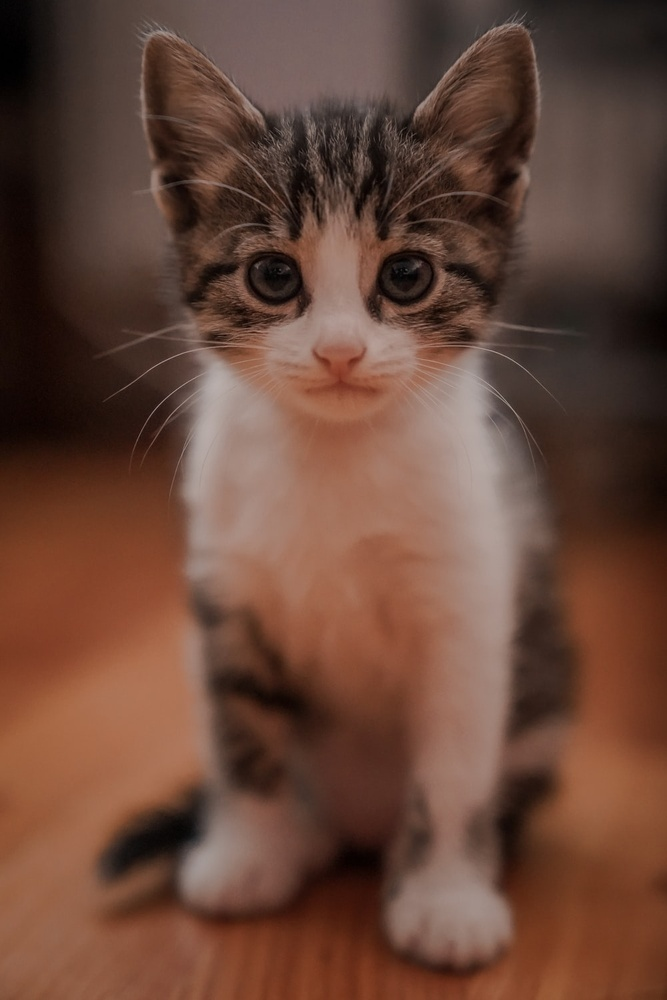
#> input picture photo.jpg, 667 x 1000 px, shrunk from 1000 x 1500 before the run, found by its file name
$ python contours.py
#> lines starting #> are read from the running program, lines starting #| are printed output that depends on the picture; after the words box and inside, x2 and y2 are one past the last pixel; in counts of white or black regions, pixels touching at a corner belong together
import cv2 as cv

img = cv.imread('./opencv/photo.jpg')
#> img is the input picture: shape (1000, 667, 3); mean B, G, R 56.9, 70.7, 104.6
cv.imshow('img', img)

gray = cv.cvtColor(img, cv.COLOR_BGR2GRAY)
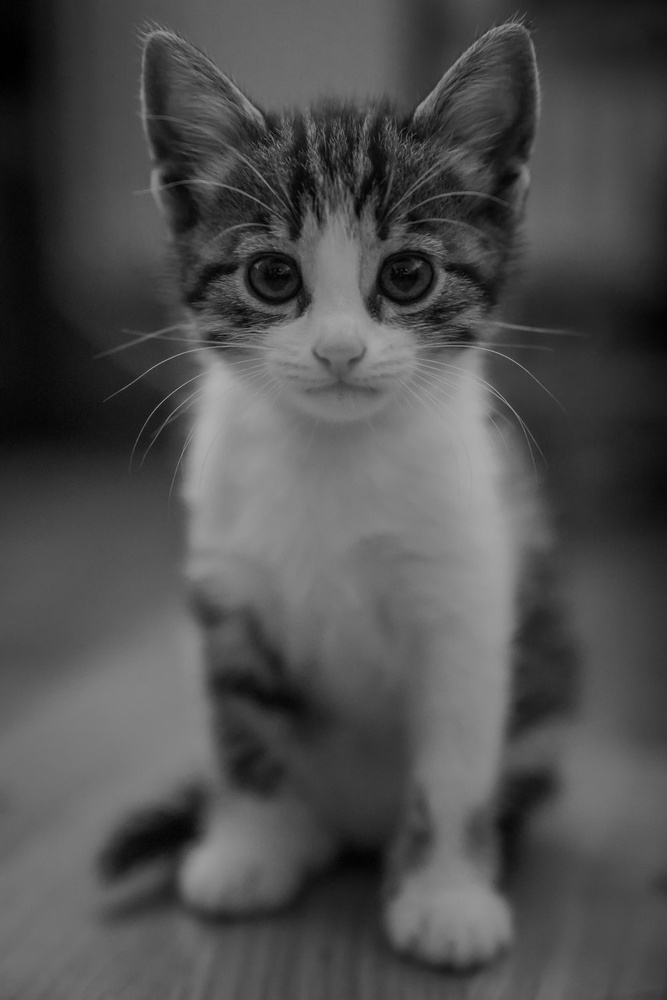
#> gray: shape (1000, 667); min 0, max 178, mean 79.3
cv.imshow('img', gray)

canny = cv.Canny(img, 125, 175)
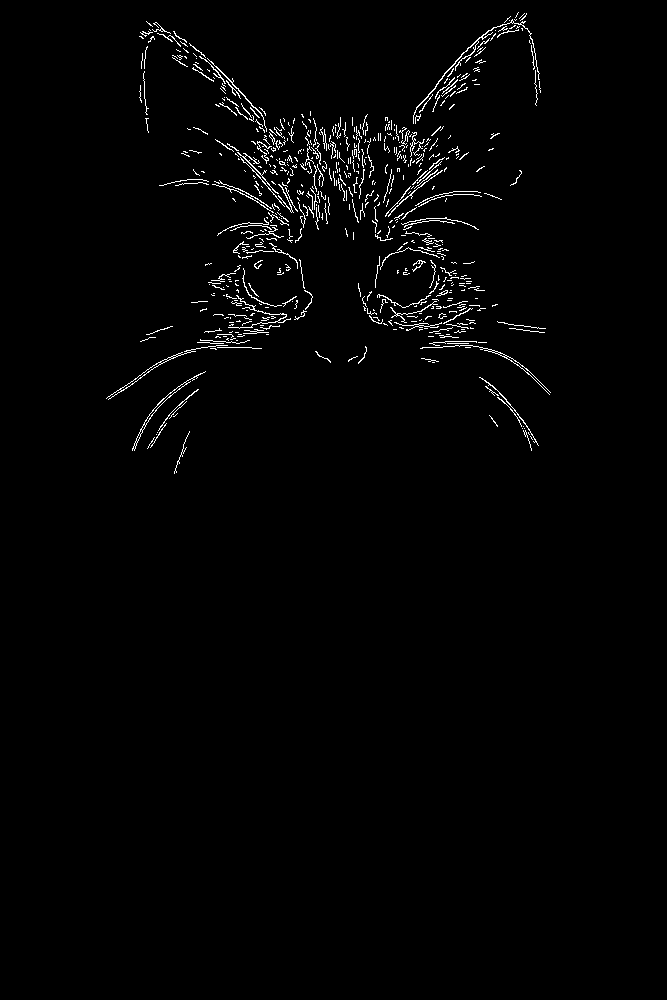
#> canny: shape (1000, 667); 1.5% white in thin lines or dots, all inside (x1, y1, x2, y2) = (106, 12, 551, 474)
cv.imshow('img', canny)

contours, hierarchies = cv.findContours(canny, cv.RETR_LIST, cv.CHAIN_APPROX_NONE)
#> contours = 631 contours, 615 with area under 20; largest, box (x1, y1, x2, y2) and area: (132, 371, 206, 451) 206, (106, 345, 228, 400) 171, (144, 382, 187, 426) 128, (120, 362, 162, 391) 107, (413, 19, 540, 124) 107
# [6 lines of commented-out code are left out]

cv.waitKey(0)
